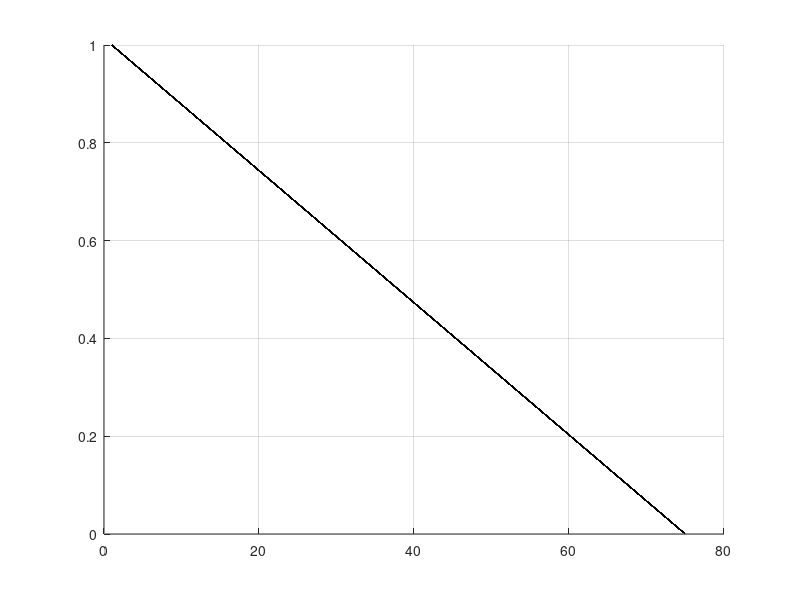
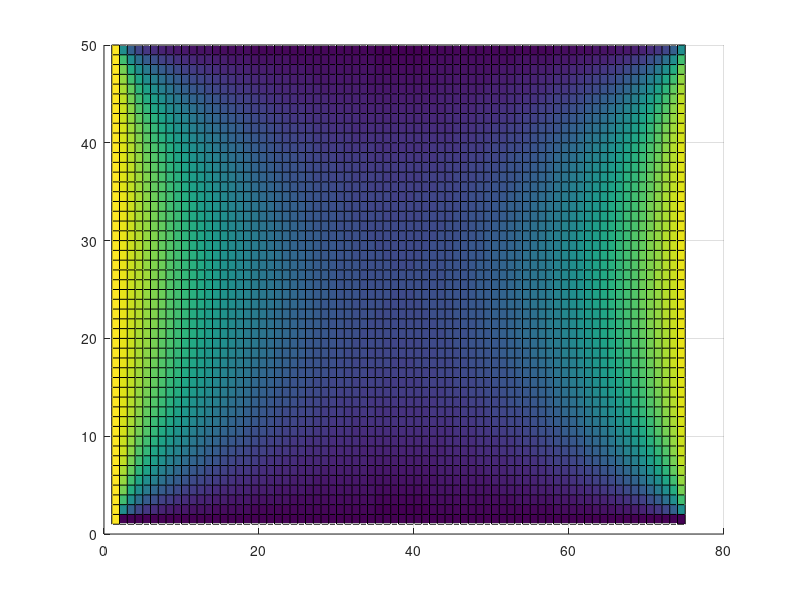
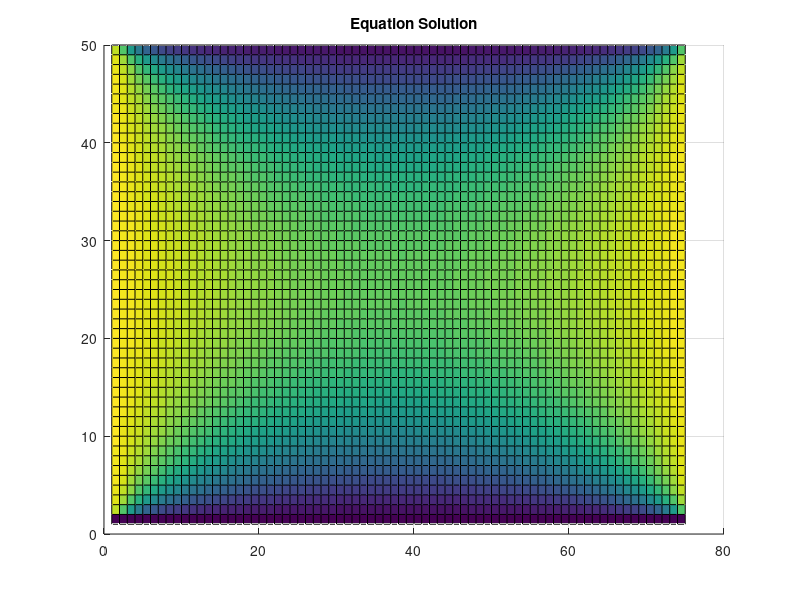

Recreate these plots in MATLAB, in order. (Note: this script raises an error after producing the figures.)
%% ELEC 4700 Assignment 2
% Finite Difference Method - Jinseng Vanderkloot 101031534 - Due: March 1, 2022

%% Part 1A: Define the area and see what happens when left side is 1V and right side is 0V while top and bottom isolate.
nx = 75; % # of colums
ny = 50; % # of rows
G = sparse(nx*ny,ny*nx);
F = zeros(nx*ny,1);

for i = 1:nx
    for j = 1:ny
        n = j + (i-1) * ny;     % middle
        nxm = j + (i-2) * ny;   % right
        nxp = j + i * ny;       % left
        nym = j-1 + (i-1) * ny; % top
        nyp = j+1 + (i-1) * ny; % down
        if i == 1 %Left Boundary V=Vo
            G(n,n) = 1;
            F(n,1) = 1;
        elseif i == nx %Right Boundary V=0
            G(n,n) = 1;
        elseif j == 1 %Bottom
            G(n,n) = -3;
            G(n,nxm) = 1;
            G(n,nxp) = 1;
            G(n,nyp) = 1;
        elseif j == ny %Top
            G(n,n) = -3;
            G(n,nxm) = 1;
            G(n,nxp) = 1;
            G(n,nym) = 1;
        else %Middle 
            G(n,n) = -4;
            G(n,nxm) = 1;
            G(n,nxp) = 1;
            G(n,nym) = 1;
            G(n,nyp) = 1;
        end
    end
end

V = G\F;
Vmap = reshape(V, [ny, nx]); % Reshaping Vector to a matrix
figure('name', 'Solution 1A'), title('Simulation Solution'), surf(Vmap'), view(90,0);
%% 
%% 
%% Part 1B: Both left and right have 1V and sides and top and bottom are 0V, get the finite difference solution and compare the mathmatical solution for the shape. 
nx = 75; % # of colums
ny = 50; % # of rows
G = sparse(nx*ny,ny*nx);
F = zeros(nx*ny,1);
for i = 1:nx
    for j = 1:ny
        n = j + (i-1) * ny;     % middle
        nxm = j + (i-2) * ny;   % right
        nxp = j + i * ny;       % left
        nym = j-1 + (i-1) * ny; % top
        nyp = j+1 + (i-1) * ny; % down
        if i == 1 %Left Boundary V=Vo
            G(n,n) = 1;
            F(n,1) = 1;
        elseif i == nx %Right Boundary V=Vo
            G(n,n) = 1;
            F(n,1) = 1;
        elseif j == 1 %Bottom Boundary V=0
            G(n,n) = 1;
            F(n,1) = 0;
        elseif j == ny %Top Boundary V=0
            G(n,n) = 1;
            F(n,1) = 0;
        else %Middle
            G(n,n) = -4;
            G(n,nxm) = 1;
            G(n,nxp) = 1;
            G(n,nym) = 1;
            G(n,nyp) = 1;
        end
    end
end

V = G\F;
Vmap = reshape(V, [ny, nx]); % Reshaping Vector to a matrix
figure('name', 'Solution 1B'), surf(Vmap), view(0,90);
%% 
%% 
%% Analytical Solution 

a = nx;
b = ny/2;
x = linspace(-b, b, nx); % needs to be +b and -b for both sides of surface 
y = linspace(0, a, ny);
V2 = zeros(ny, nx);

figure('name', 'Equation Solution')
[X,Y] = meshgrid(x,y);
for n = 1:2:99 %1,3,5,7...99
    V2 = V2 + ( (1/n) * (cosh((n*pi*X)/a)/cosh((n*pi*b)/a)).* sin((n*pi*Y)/a) );
    surf(4/pi*V2), title('Equation Solution'), view(0,90);
    pause(0.01);
end
% The simulated solution matches closely the analytical solution, the analytical solution wont complete at the corners becuase it is infinite and hard to solve.
%% Part 2 - made a function to easily change the parameters of the area.
%Make this into a function like in the intro to the lab which inputs size;
% of area, size of boxes (placed into the middle x and bottom and top).;
% and box conduction values;
%function [V] = A2_Function(nx, ny, xBox, yBox,boxCond,x0,x1);
%Inputs:; 
%Area x dimension, Area y dimension, box x dimension in middle of area,; 
%Box y dimension from bottom to high and from top down, box conductivity,;
%x0 = volatge at left side, x1 = volatge at right side.; 
% 
% global Carea %NEEDS TO BE GLOBAL - a lot of issues when not global;
%
% % Add bottleneck;
% Carea = ones(nx,ny); %set conduction area to 1;
% % In area, place boxes with new conduction (faster than for loop) ;
% Carea(nx/2 - xBox/2:nx/2 + yBox/2,1:yBox) = boxCond; %Bottom Box;
% Carea(nx/2 - xBox/2:nx/2 + yBox/2,ny-yBox:ny) = boxCond; %Top Box;
% 
% G = sparse(nx*ny,ny*nx);
% F = zeros(nx*ny,1);
% 
% for i = 1:nx;
%     for j = 1:ny;
%         n = j + (i-1) * ny;     % middle;
%         nxm = j + (i-2) * ny;   % right;
%         nxp = j + i * ny;       % left;
%         nym = j-1 + (i-1) * ny; % top;
%         nyp = j+1 + (i-1) * ny; % down;
%         if i == 1 %Left Boundary V=Vo
%             G(n,n) = 1;
%             F(n,1) = x0;
%         elseif i == nx %Right Boundary V=Vo
%             G(n,n) = 1;
%             F(n,1) = x1;
%         elseif j == 1 %Bottom Boundary (Free)
%             bxm = (Carea(i,j) + Carea(i-1,j)) / 2;
%             bxp = (Carea(i,j) + Carea(i+1,j)) / 2;
%             byp = (Carea(i,j) + Carea(i,j+1)) / 2;
% 
%             G(n,n) = -(bxm + bxp + byp);
%             G(n,nxm) = bxm;
%             G(n,nxp) = bxp;
%             G(n,nyp) = byp;
%         elseif j == ny %Top Boundary (Free)
%             bxm = (Carea(i,j) + Carea(i-1,j)) / 2;
%             bxp = (Carea(i,j) + Carea(i+1,j)) / 2;
%             bym = (Carea(i,j) + Carea(i,j-1)) / 2;
% 
%             G(n,n) = -(bxm + bxp + bym);
%             G(n,nxm) = bxm;
%             G(n,nxp) = bxp;
%             G(n,nym) = bym;
%         else %Middle
%             bxm = (Carea(i,j) + Carea(i-1,j)) / 2;
%             bxp = (Carea(i,j) + Carea(i+1,j)) / 2;
%             byp = (Carea(i,j) + Carea(i,j+1)) / 2;
%             bym = (Carea(i,j) + Carea(i,j-1)) / 2;
% 
%             G(n,n) = -(bxm + bxp + bym + byp);
%             G(n,nxm) = bxm;
%             G(n,nxp) = bxp;
%             G(n,nym) = bym;
%             G(n,nyp) = byp;
%         end
%     end
% end
% V = G\F;
% end
%% A2_2A - Get Current Flow through area and use function. 
nx = 75; % # of colums
ny = 50; % # of rows
xBox = 25; %Width of box 
yBox = 15; %Hight of box 
boxCond = 0.01; 
x0 = 1; %voltage at right side of area 
x1 = 0; %Voltage at left side of area
global Carea %Must declare global for both in and out of function 


V=A2_Function(nx, ny, xBox, yBox, boxCond, x0, x1);

Vmap = reshape(V, [ny, nx]); % Reshaping Vector to a matrix
figure('name', 'Voltage Solution')
surf(Vmap),title('Voltage Map'),view(2);

% Conductivity Map
figure('name', 'Conductivity Map');
surf(Carea), title('Conductivity Map');

% Electric Field
[Ex,Ey] = gradient(-Vmap);
figure('name', 'Electric Field');
quiver(Ex,Ey), title('Electric Field');

% Current Flow
Jx = Carea'.* Ex;
Jy = Carea'.* Ey;
figure('name', 'Current Flow');
quiver(Jx,Jy), title('Current Flow');

%When size of area increases, there is more space for current to flow
%therefor the current density if less. 
%% A2_2B - Change Mesh Density 
warning ('off')
mesh = 1:1:5; %increase mesh 5 times in steps of 1 and see effect 
x0 = 1; %voltage at right side of area 
x1 = 0; %Voltage at left side of area
cur = zeros(size(mesh,2),1);
global Carea %Must declare global for both in and out of function 

for a = 1:size(mesh,2)
    %Size of area and box changes to increase mesh 
    nx = 75*a; % # of colums
    ny = 50*a; % # of rows
    
    xBox = 25*a; %Width of box 
    yBox = 15*a; %Length of box 

    V=A2_Function(nx, ny, xBox, yBox, a, x0, x1);
    Vmap = reshape(V, [ny, nx]);
    J = Carea'.*gradient(-Vmap);
    cur(a,1) = max(J,[],"all");
end

figure('name', 'Max Current vs Mesh size');
plot(mesh,cur, 'r');
xlabel('Mesh size');
ylabel('Maximum Current Density (A/m^2)');
title('Max Current vs Mesh size');

%% A2_2C - Narrow the Bottleneck 
nx = 75; % # of colums
ny = 50; % # of rows
xBox = 25; %Width of box 
yBox = 1:1:25; %Length of box 
boxCond = 0.01; 
x0 = 1; %voltage at right side of area 
x1 = 0; %Voltage at left side of area
cur = zeros(25,1);
global Carea %Must declare global for both in and out of function 

for a = 1:25
    V=A2_Function(nx, ny, xBox, a, boxCond, x0, x1);
    Vmap = reshape(V, [ny, nx]);
    J = Carea'.*gradient(-Vmap);
    cur(a,1) = max(J,[],"all");
end

figure('name', 'Max Current vs bottle-neck');
plot(yBox,cur, 'r');
xlabel('Height of Box (m)');
ylabel('Maximum Current Density (A/m^2)');
title('Max Current vs bottle-neck');

%Current Density increases as the current squeezes though a smaller area
%until it is completely cut off. 


%% A2_2D - Varrying conductivity in the box 
nx = 75; % # of colums
ny = 50; % # of rows
xBox = 25; %Width of box 
yBox = 15; %Length of box 
boxCond = logspace(0.0001,100); %increase in increments of x10
x0 = 1; %voltage at right side of area 
x1 = 0; %Voltage at left side of area
cur = zeros(size(boxCond,2),1);
global Carea %Must declare global for both in and out of function 

for a = 1:size(boxCond,2)
    V=A2_Function(nx, ny, xBox, yBox, a, x0, x1);
    Vmap = reshape(V, [ny, nx]);
    J = Carea'.*gradient(-Vmap);
    cur(a,1) = max(J,[],"all");
end

figure('name', 'Max Current vs Box Conductivity');
plot(boxCond,cur, 'r');
set(gca, 'XScale', 'log');
xlabel('Box Conductivity (S/m)');
ylabel('Maximum Current Density (A/m^2)');
title('Max Current vs Box Conductivity');

%When increasing the conductivity of the boxes, more current will flow
%through them reducing the maximum current density
